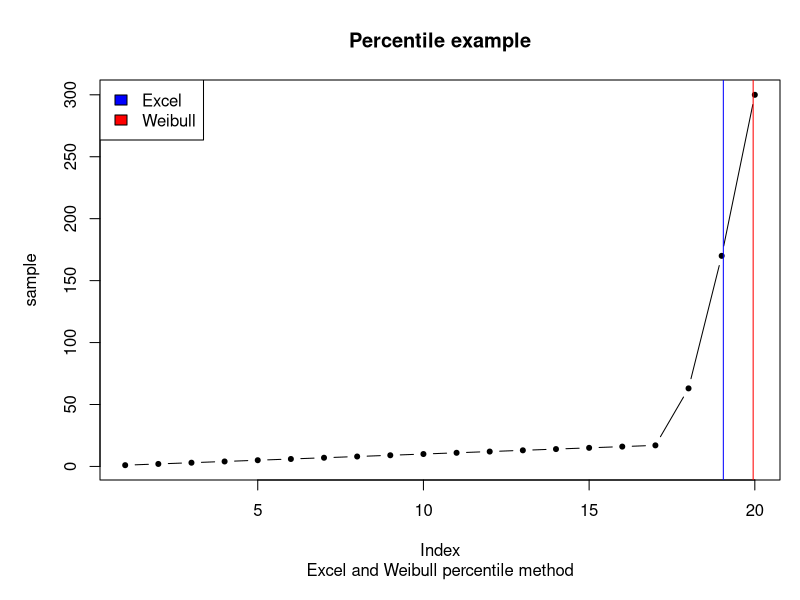

R code for this plot:
## R4H2O: Data Science for Water Professionals
## Percentiles example

## Create data
sample <- c(1:17, 63, 170, 300)

## Set parameters
n <- length(sample)
p <- 0.95

## Visualise
par(mar=c(6, 5, 4, 1))
plot(sample, type = "b", 
     main = "Percentile example", 
     sub = "Excel and Weibull percentile method", 
     pch = 20,
     lwd = 1)

## Calculate rank
r_weibull <- p * (n + 1)
r_excel <- 1 + p * (n - 1)

## Interpolate percentiles
x_weibull <- (1 - (r_weibull - floor(r_weibull))) * sample[floor(r_weibull)] + (r_weibull - floor(r_weibull)) * sample[ceiling(r_weibull)]
x_excel <- (1 - (r_excel - floor(r_excel))) * sample[floor(r_excel)] + (r_excel - floor(r_excel)) * sample[ceiling(r_excel)]

## Visualise
abline(v = r_weibull, col = "red", lwd = 1)
abline(v = r_excel, col = "blue", lwd = 1)

## Legend
legend("topleft", legend = c("Excel", "Weibull"), fill = c("blue", "red"))

## Which ones are these in R?
x_r <- sapply(1:9, function(t) quantile(sample, 0.95, type = t))
weibull <- which(x_r == x_weibull)
excel <- which(x_r == x_excel)
